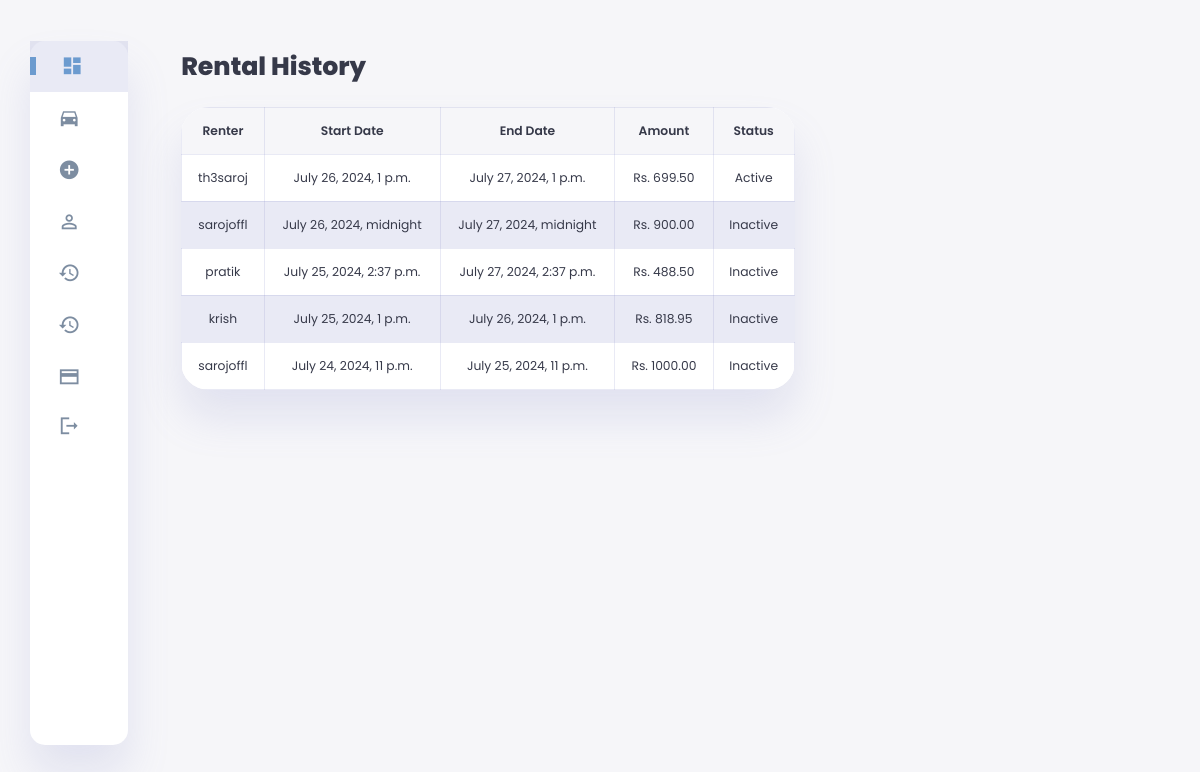
The page /rental_history/ (signed in) on the database its author committed.
### sales_rental/models.py (models this page shows, shortened)
class Rental(models.Model):
    car = models.ForeignKey(Car, related_name='rentals', on_delete=models.CASCADE)
    renter = models.ForeignKey(User, on_delete=models.CASCADE)
    rental_start_date = models.DateTimeField()
    rental_end_date = models.DateTimeField()
    amount = models.DecimalField(max_digits=10, decimal_places=2, default=0.00)
    cancellation_reason = models.CharField(max_length=255, blank=True, null=True)
    cancellation_date = models.DateTimeField(blank=True, null=True)
    is_active = models.BooleanField(default=True)

class User(AbstractUser):
    email_confirmed = models.BooleanField(default=False)
    otp = models.CharField(max_length=6, null=True, blank=True)
    otp_expiration = models.DateTimeField(null=True, blank=True)
    watchlist = models.ManyToManyField('Car', related_name='watchlisted_by', blank=True)
    phone_number = models.CharField(max_length=15, null=True, blank=True)

### sales_rental/admin_views.py (the view)
# urls.py: path('rental_history/', admin_views.rental_history, name='rental_history'),
@user_passes_test(lambda u: u.is_superuser)
def rental_history(request):
    rental_history = Rental.objects.order_by('-rental_start_date')
    return render(request, 'rental_history.html', {'rental_history': rental_history})

### sales_rental/context_processors.py (called while the page is built)
def current_year(request):
    return {'current_year': datetime.now().year}

### sales_rental/templates/rental_history.html (shortened to what this page needs)
{% extends "admin_base.html" %}
{% load static %}
{% block content %}
<main>
    <h1>Rental History</h1>
    <table>
        <thead>
            <tr>
                <th>Renter</th>
                <th>Start Date</th>
                <th>End Date</th>
                <th>Amount</th>
                <th>Status</th>
            </tr>
        </thead>
        <tbody>
            {% for rental in rental_history %}
            <tr>
                <td>{{ rental.renter.username }}</td>
                <td>{{ rental.rental_start_date }}</td>
                <td>{{ rental.rental_end_date }}</td>
                <td>Rs. {{ rental.amount|floatformat:2 }}</td>
                <td>{{ rental.is_active|yesno:"Active,Inactive" }}</td>
            </tr>
            {% endfor %}
        </tbody>
    </table>
</main>
{% endblock %}

### sales_rental/static/css/admin-style.css (style rules this page uses)
:root { --color-primary: #6C9BCF; --color-danger: #FF0060; --color-success: #1B9C85; --color-warning: #F7D060; --color-white: #fff; --color-info-dark: #7d8da1; --color-dark: #363949; --color-light: rgba(132, 139, 200, 0.18); --color-dark-variant: #677483; --color-background: #f6f6f9; --card-border-radius: 2rem; --border-radius-1: 0.4rem; --border-radius-2: 1.2rem; --card-padding: 1.8rem; --padding-1: 1.2rem; --box-shadow: 0 2rem 3rem var(--color-light); }
* { margin: 0; padding: 0; outline: 0; appearance: 0; border: 0; text-decoration: none; box-sizing: border-box; }
html { font-size: 14px; }
body { width: 100vw; height: 100vh; font-family: 'Poppins', sans-serif; font-size: 0.88rem; user-select: none; overflow-x: hidden; color: var(--color-dark); background-color: var(--color-background); }
h1 { font-weight: 800; font-size: 1.8rem; margin-bottom: 1.5rem; }
main { margin-top: 1.4rem; padding: 2rem; }
main .stats-table, main .history-table, table { width: 100%; border-collapse: collapse; margin-bottom: 2rem; background-color: var(--color-white); box-shadow: var(--box-shadow); border-radius: var(--card-border-radius); overflow: hidden; }
main .stats-table th, main .stats-table td, main .history-table th, main .history-table td, table th, table td { text-align: center; padding: 1rem; border: 1px solid var(--color-light); }
main .stats-table th, main .history-table th, table th { background-color: var(--color-background); font-weight: 600; }
main .stats-table td, main .history-table td, table td { background-color: var(--color-white); }
main .history-table tr:nth-child(even) td, table tr:nth-child(even) td { background-color: var(--color-light); }

### rows shown on the page
Rental: renter.username "th3saroj", rental_start_date "July 26, 2024, 1 p.m.", rental_end_date "July 27, 2024, 1 p.m.", amount "699.50", is_active "Active"
Rental: renter.username "sarojoffl", rental_start_date "July 26, 2024, midnight", rental_end_date "July 27, 2024, midnight", amount "900.00", is_active "Inactive"
Rental: renter.username "pratik", rental_start_date "July 25, 2024, 2:37 p.m.", rental_end_date "July 27, 2024, 2:37 p.m.", amount "488.50", is_active "Inactive"
Rental: renter.username "krish", rental_start_date "July 25, 2024, 1 p.m.", rental_end_date "July 26, 2024, 1 p.m.", amount "818.95", is_active "Inactive"
Rental: renter.username "sarojoffl", rental_start_date "July 24, 2024, 11 p.m.", rental_end_date "July 25, 2024, 11 p.m.", amount "1000.00", is_active "Inactive"
